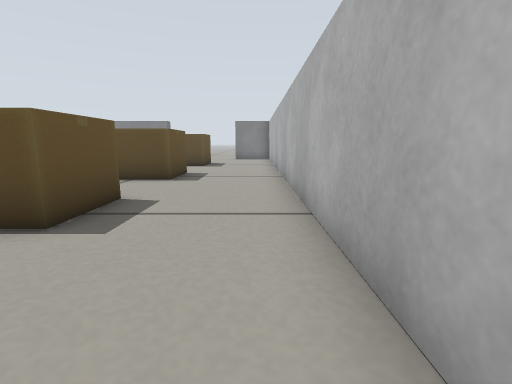
[1] (above)

16 first-person views from a walk through a Gazebo world. The camera is 0.22 m above the floor, tilts 10° down and sees 85° across. The floor is counted in squares, 0.2 m on a side. Each view is taken from the middle of a square. On the plan, view 1 faces up. The plan holds only what a view shows up to about 12 squares ahead; the rest is blank. Some stock models are drawn as simple stand-ins.

[2]
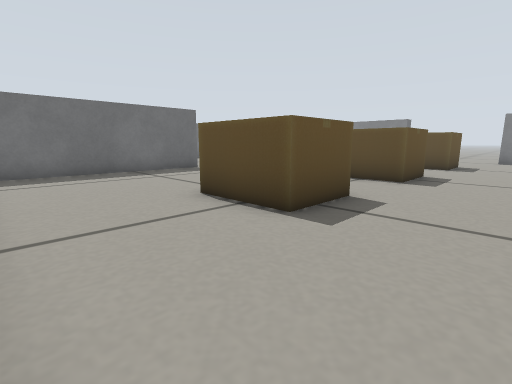

[3]
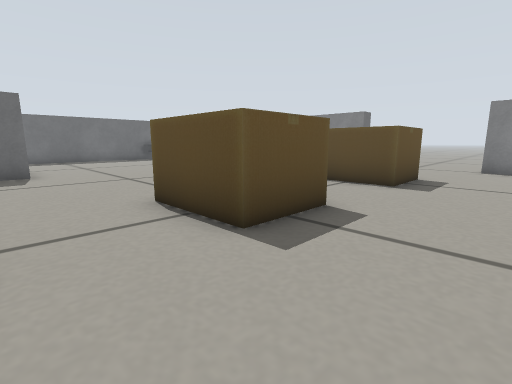

[4]
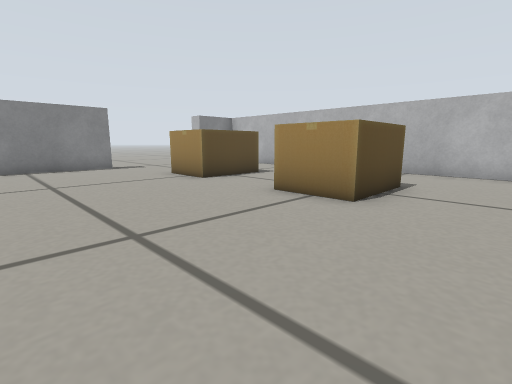

[5]
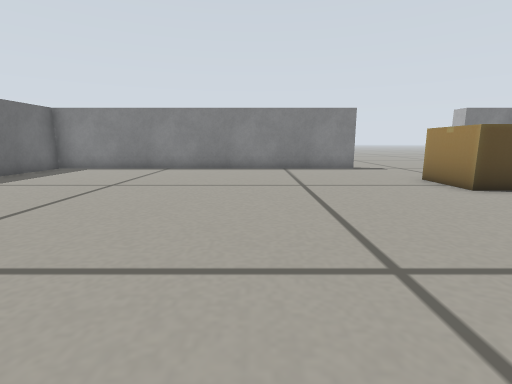

[6]
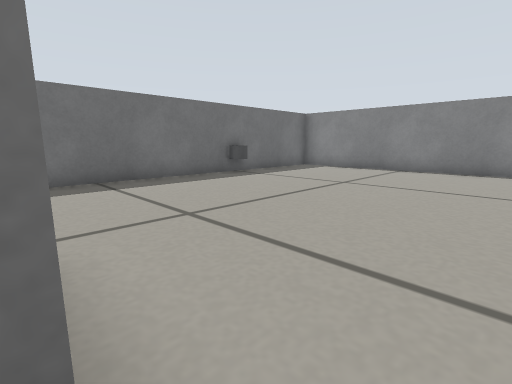

[7]
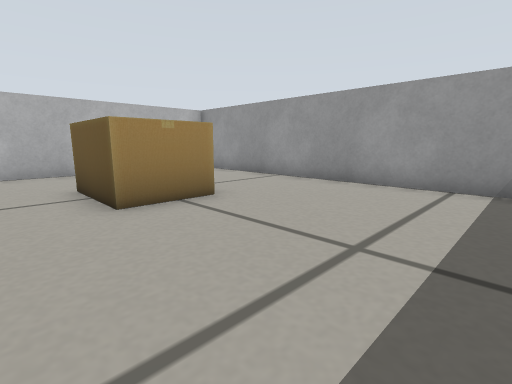

[8]
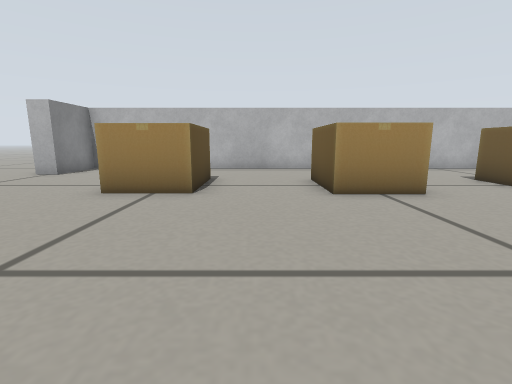

[9]
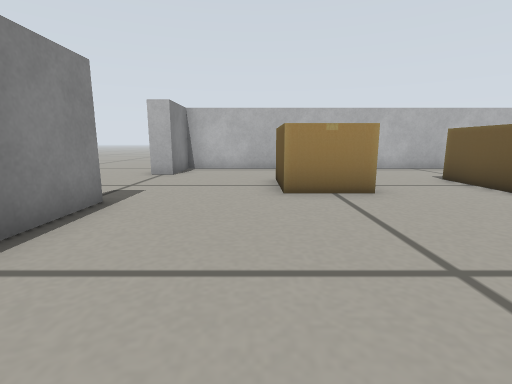

[10]
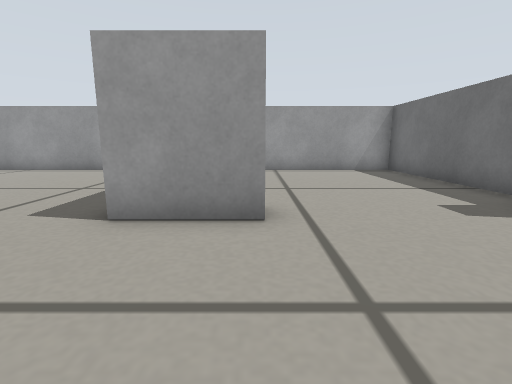

[11]
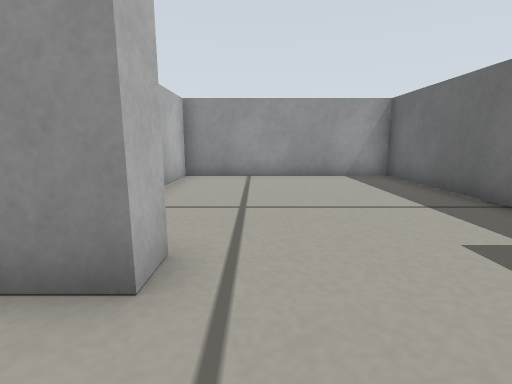

[12]
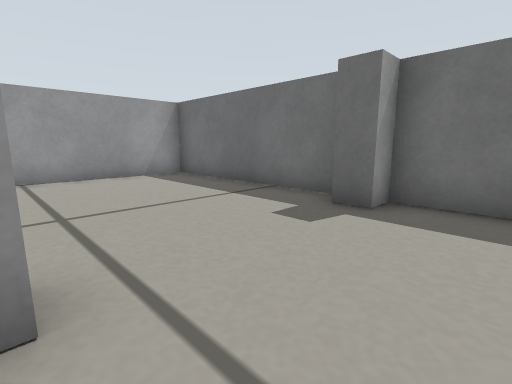

[13]
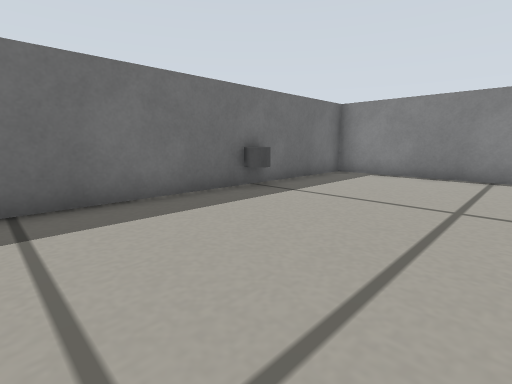

[14]
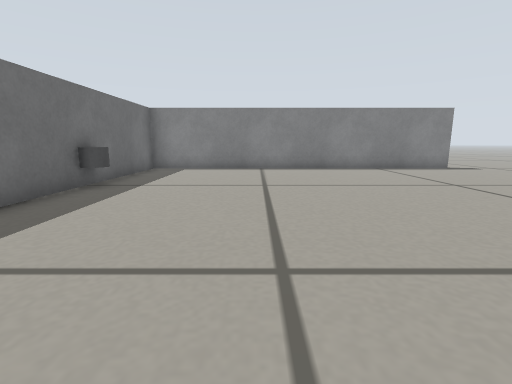

[15]
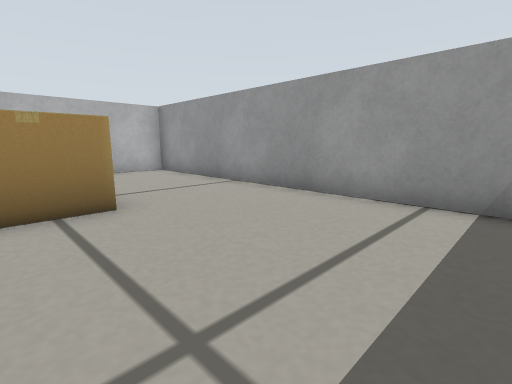

[16]
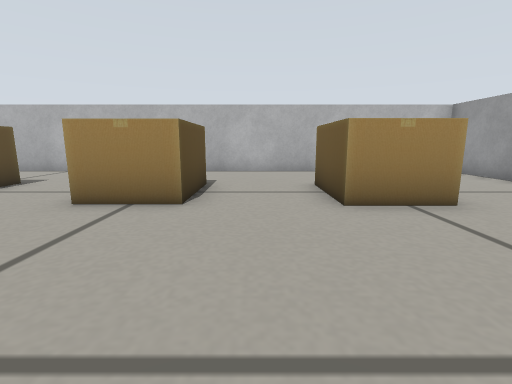

### Floor plan
Points are (right, up) in squares from view 1. A wall is a line through its corners. A room is listed if a view was taken in it or the views show most of it. See-through windows are left out.
Room 1 (views 1, 2, 3, 4, 5, 6, 7, 8, 9, 10, 11, 12, 13, 15, 16)
walls: (-13.1, 7.1) (-10.9, 7.1) (-10.9, 0.4); (-5.8, 18.9) (-18.4, 18.9) (-18.4, 7.1) (-17.6, 7.1); (-9.9, -0.4) (0.9, -0.4) (0.9, 18.9) (-1.4, 18.9) (-1.4, 19.6)
ways out: opening at (-15.5, 7) to room 2; opening at (-3.5, 19)
objects: grey cylinder (-18, 14); cardboard box (-5, 4) to (-3, 5); cardboard box (-5, 9) to (-3, 10); cardboard box (-5, 14) to (-3, 15)
Room 2 (view 14)
walls: (-13.1, 6.4) (-13.1, 7.1); (-18.4, 6) (-18.4, -0.4) (-11.6, -0.4) (-11.6, 1.9); (-17.6, 7.1) (-17.6, 6.4)
ways out: opening at (-15.5, 7) to room 1

Positions as (right, up) in squares from view 1, and headings:
1: (0, 0), facing up
2: (0, 0), facing up-left
3: (0, 6), facing up-left
4: (-10, 6), facing up-right
5: (-10, 7), facing up
6: (-10, 7), facing up-left
7: (-10, 7), facing down-right
8: (-11, 12), facing right
9: (-11, 16), facing right
10: (-13, 11), facing down
11: (-14, 9), facing down
12: (-13, 9), facing down-left
13: (-13, 9), facing up-left
14: (-14, 7), facing up
15: (-10, 5), facing down-right
16: (-10, 7), facing right
